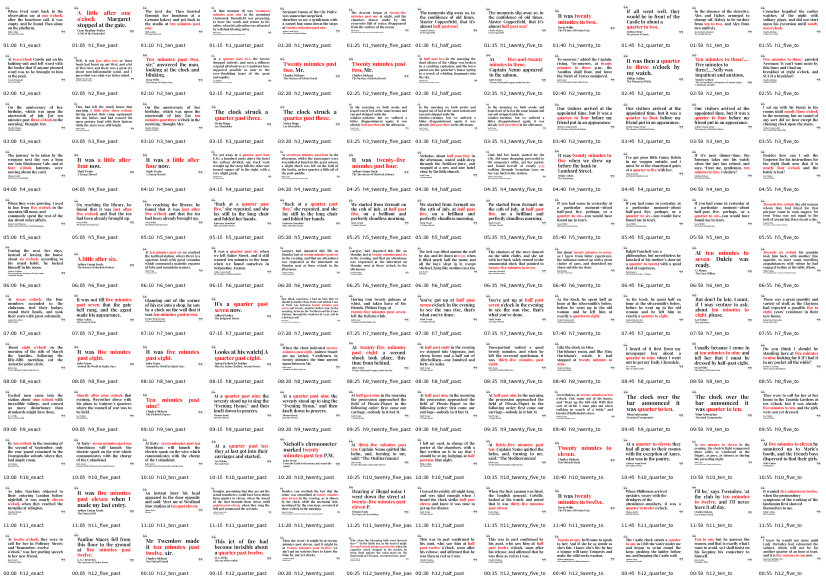
#> input picture assets/contact-sheet.png, 2478 x 1734 px (shown at 1/3 size)
$ python -i photo.py   (imports and definitions only)
#> lines starting #> are read from the running program, lines starting #| are printed output that depends on the picture
### idle_hours/render_quote/spec.py
"""What each theme module declares about itself (issue #335).

Every module under ``themes/`` ends with one ``SPEC``: a :class:`BorderSpec`
for a theme that paints a border round the shared quote layout, or a
:class:`FrameSpec` for one that composes its whole frame. ``registry`` collects
them into the dispatch tables ``render`` reads, so a theme is wired up by its
own module rather than by entries kept by hand elsewhere.

A spec carries dispatch only. A theme's colours, fonts and text flags stay in
``theme_tables``, because ``fonts``, ``layout`` and ``text`` read them from
below the theme modules.

Either kind of spec may also carry ``sleep``: a renderer
``sleep(time_str, width, height)`` for the theme's own quiet-hours frame.
``render_sleep_frame`` calls it in place of the bundled sleep quote; a theme
without one sleeps under that quote in its normal layout. It must return a
finished, on-palette frame of the requested size, and like every frame it is
byte-identical across processes.
"""

from __future__ import annotations

from collections.abc import Callable
from dataclasses import dataclass
from typing import TYPE_CHECKING

if TYPE_CHECKING:
    from PIL import Image


@dataclass(frozen=True)
class BorderSpec:
    """A theme that paints a border, then lays the shared quote out over it.

    ``render`` paints a border once, after the quote is laid out (the
    *knockout pass*); layout only measures text, so nothing is lost by
    waiting. The source card and the static message paint it once on the bare
    page with ``paint``.

    ``paints_twice`` keeps the old first paint on the bare page ahead of the
    knockout pass, for a painter that does not reproduce its own output when
    run again over a painted page: that theme's look is the composite of the
    two paints, so dropping the first would change it (issue #361). It is a
    recorded quirk, not a feature to opt into; ``TestPaintsTwice`` fails if a
    flag is missing or no longer changes anything.

    ``clear_rect_pad`` is ``(x, top, bottom)``: how far the knockout rect
    reaches past the quote and attribution block, wide enough that the
    theme's framing clears the body text. A theme with a pad gets that rect in
    the knockout pass as ``clear_rect`` (``None`` when the layout leaves no
    usable rect), plus ``time_str`` if it sets ``wants_time``. A theme without
    a pad is painted the same way both times.

    ``knockout`` replaces ``paint`` for the knockout pass, for a theme that
    needs more than one call there (say, repainting a ground pattern inside
    the rect). No live theme sets it today.

    ``debug_label_inset`` pushes the debug-mode "DEBUG MODE" banner inward,
    measured from the right canvas edge, for a border that paints a graphic
    in the banner's top-right y=14-29 band. Leave it ``None`` when the border
    clears that band; ``test_debug_label_does_not_clip_border`` catches a
    missing inset.
    """

    themes: tuple[str, ...]
    paint: Callable[..., None]
    clear_rect_pad: tuple[int, int, int] | None = None
    wants_time: bool = False
    knockout: Callable[..., None] | None = None
    debug_label_inset: int | None = None
    paints_twice: bool = False
    sleep: Callable[..., Image.Image] | None = None

    # [15 lines left out: functions __post_init__, paint_knockout, not called in this run]


@dataclass(frozen=True)
class FrameSpec:
    """A theme that composes its whole frame: ``render(time_str, row, width, height)``.

    ``sleep`` is the theme's own sleep frame (see the module docstring).
    """

    themes: tuple[str, ...]
    render: Callable[..., Image.Image]
    sleep: Callable[..., Image.Image] | None = None

    def __post_init__(self) -> None:
        if not self.themes:
            raise ValueError("a FrameSpec must name at least one theme")

### idle_hours/render_quote/themes/photo.py
"""The ``photo`` theme's frame and the code only it uses.

Design notes: ``docs/themes.md``.
"""

from __future__ import annotations

import collections
import math
import os
import sys
from pathlib import Path

from PIL import Image, ImageChops, ImageDraw, ImageEnhance, ImageFilter, ImageOps

from idle_hours.path_resolution import PHOTO_PATH_ENV, resolve_input_path

from .._paths import BASE_DIR
from ..fonts import load_font, normalize_dashes, theme_font_candidates
from ..furniture import _row_digest, draw_centred_styled_lines, draw_truncated_centred_byline, paint_mount_card
from ..layout import fit_quote, strip_underscore_emphasis
from ..palette import (
    SPECTRA6,
    SPECTRA6_PALETTE,
    BAYER_8x8,
    _load_dithered_plate,
    dither_image_to_palette,
    gray_pixel_access,
    pixel_access,
    snap_image_to_palette,
)
from ..primitives import _flow_stroke_hash
from ..spec import FrameSpec

# ---------------------------------------------------------------------------
# photo — the operator's own picture (``IDLE_HOURS_PHOTO_PATH``), conditioned,
# dithered to six inks and captioned on a card placed where it covers least.
# Every failure degrades to the bundled plate. Design notes: docs/themes.md § photo.

# The picture shown when nothing is configured or the configured source
# cannot be read: a coast with a lighthouse (scripts/generate_photo_plate.py).
# It is deliberately not ``autochrome``'s garden, which this theme borrowed
# until the two read as one theme in the rotation. Dithered against all six
# inks, like an operator's photograph.
PHOTO_PLATE = BASE_DIR / "assets" / "photo_coast.png"

# Extensions attempted from a directory listing: an allowlist, because probing
# every file with Image.open is slow and a wider attack surface.
_PHOTO_SUFFIXES = frozenset({".jpg", ".jpeg", ".png", ".webp", ".bmp", ".gif", ".tif", ".tiff"})

# Bounded: a directory can hold thousands of files and each decoded 800x480
# frame is ~1.1 MB. The key includes caller-controlled geometry, so an
# unbounded cache would let /api/preview clients retain memory per size.
_PHOTO_CACHE: "collections.OrderedDict[tuple, tuple[Image.Image, tuple[int, int, int, int]]]" = (
    collections.OrderedDict())
_PHOTO_CACHE_MAX = 6
# Decode cap: a 56 MP PNG costs ~212 MiB of RSS (~3.8 MiB per megapixel), so
# 40 MP bounds a non-draftable decode at ~150 MiB, which a 512 MB Pi survives
# alongside the main loop. JPEGs are drafted down first (see ``_photo_open``).
_PHOTO_MAX_PIXELS = 40_000_000
# Warnings latch per resolved source so a stale path does not write a line per
# render (SD-card wear) — the ``pick_quote._DEGRADED_WARNED`` pattern.
_PHOTO_WARNED: set = set()

# Conditioning targets, read off the shipped ``autochrome`` plate (chroma
# 0.163, mean luminance 0.671, spread 0.142), which dithers to a fine grain
# with white carrying the tone. They are ceilings: a gentler photograph is
# left alone.
#
# Chroma is ``(max - min) / 255`` per pixel, NOT HSV saturation, and that is
# load-bearing: ``ImageEnhance.Color`` blends toward grey, so it scales this
# quantity linearly and ``target / measured`` lands in one pass. HSV
# saturation is a ratio, and the same factor badly undershoots on dark colours.
_PHOTO_TARGET_CHROMA = 0.18
_PHOTO_TARGET_MEAN = 0.63
_PHOTO_SPREAD_CEILING = 0.22     # only compress contrast well above the reference
_PHOTO_MIN_CONTRAST = 0.75       # ...and never flatten it
_PHOTO_MEAN_TOLERANCE = 0.06
# A dark photograph is lifted only this far, and by a gamma curve rather than
# an offset. 0.63 is a high-key autochrome's brightness; forcing a deliberately
# dark scene up to it erases the scene, and doing it with an offset raises the
# black point so nothing in the frame stays dark (a forest at ~0.26 came out
# with its deepest shadow at 36% grey). Gamma pins 0 and 255 and moves the
# mid-tones, so shadows keep their structure.
_PHOTO_LIFT_TARGET = 0.50
_PHOTO_SOFT_FOCUS = 0.6

# How much a tonally-unusual region costs relative to a detailed one. At 0.5
# a smooth bright subject is about as expensive to cover as moderate
# texture, which is the balance that keeps the card off a sun without
# driving it onto foliage.
_PHOTO_SALIENCE_WEIGHT = 0.5
# How much the single worst cell under a candidate counts alongside its mean.
_PHOTO_PEAK_WEIGHT = 0.5

_PHOTO_CARD_W, _PHOTO_CARD_H = 312, 368
_PHOTO_CARD_MARGIN = 34
# Candidate card anchors, in the order ties are broken. Right-hand positions
# come first because a caption on the right is the conventional reading order
# for a picture-plus-text plate, so an image with no quiet region at all still
# lands somewhere deliberate.
_PHOTO_CARD_ANCHORS = ((1, 0.5), (0, 0.5), (1, 0.0), (0, 0.0), (1, 1.0), (0, 1.0))


# [55 lines left out: functions _photo_source, _photo_warn_once, _photo_candidates, _photo_for_row, not called in this run]


def _photo_measure(image: Image.Image) -> tuple[float, float, float]:
    """Mean chroma, mean luminance and luminance spread, each 0..1.

    Measured on a thumbnail: the numbers only steer a global correction, and
    walking every pixel of a 12-megapixel phone photo to compute them would
    cost more than the render. See ``_PHOTO_TARGET_CHROMA`` for why chroma is
    ``max - min`` rather than HSV saturation.
    """
    small = image.resize((64, 40), Image.Resampling.BILINEAR)
    pixels = small.width * small.height
    bands = small.split()
    lightest = ImageChops.lighter(ImageChops.lighter(bands[0], bands[1]), bands[2])
    darkest = ImageChops.darker(ImageChops.darker(bands[0], bands[1]), bands[2])
    chroma_hist = ImageChops.subtract(lightest, darkest).histogram()
    chroma = sum(i * n for i, n in enumerate(chroma_hist)) / pixels / 255.0
    value_hist = lightest.histogram()
    mean = sum(i * n for i, n in enumerate(value_hist)) / pixels / 255.0
    variance = sum(n * ((i / 255.0) - mean) ** 2 for i, n in enumerate(value_hist)) / pixels
    return chroma, mean, math.sqrt(variance)


# [34 lines left out: functions _photo_lift, _photo_cap_chroma, not called in this run]


def _photo_condition(image: Image.Image) -> Image.Image:
    """Pull an arbitrary photograph into the band that dithers to grain.

    The brightness target is decided from the source before anything moves it
    (the chroma correction makes a saturated photo measure dark). Order is
    chroma, then lift, then levels; levels never adds a positive offset, which
    would raise the black point. Chroma and contrast only ever reduce. Design
    notes: ``docs/themes.md`` § photo.
    """
    _, source_mean, _ = _photo_measure(image)
    if source_mean > _PHOTO_TARGET_MEAN + _PHOTO_MEAN_TOLERANCE:
        target = _PHOTO_TARGET_MEAN
    elif source_mean < _PHOTO_LIFT_TARGET - _PHOTO_MEAN_TOLERANCE:
        target = _PHOTO_LIFT_TARGET
    else:
        target = source_mean
    out = _photo_cap_chroma(image)
    for _ in range(3):
        _, mean, _ = _photo_measure(out)
        if mean >= target - _PHOTO_MEAN_TOLERANCE / 2:
            break
        out = _photo_cap_chroma(_photo_lift(out, target))
    _, mean, spread = _photo_measure(out)
    scale = 1.0
    if spread > _PHOTO_SPREAD_CEILING:
        scale = max(_PHOTO_MIN_CONTRAST, _PHOTO_SPREAD_CEILING / spread)
    dest = target if mean > target + _PHOTO_MEAN_TOLERANCE / 2 else mean
    if scale < 1.0 or dest != mean:
        offset = (dest - mean * scale) * 255.0
        if offset > 0:
            # Compressing contrast around the mean would add ``offset`` to
            # black too, undoing the lift's one guarantee on a high-contrast
            # night scene. Scale toward black instead and win the mean back
            # with the black-pinned gamma lift.
            out = out.point(lambda v, s=scale: int(round(v * s)))
            out = _photo_cap_chroma(_photo_lift(out, dest))
        else:
            out = out.point(lambda v, s=scale, o=offset: max(0, min(255, int(round(v * s + o)))))
    return out.filter(ImageFilter.GaussianBlur(_PHOTO_SOFT_FOCUS))


# [253 lines left out: functions _photo_cover_crop, _photo_open, photo_source_stamp, _photo_frame_for, _photo_fallback_frame, _photo_paint_coast_fallback and 4 more, not called in this run]


SPEC = FrameSpec(themes=("photo",), render=render_photo_frame)

>>> import cv2
>>> picture = cv2.imread('../../../assets/contact-sheet.png', cv2.IMREAD_GRAYSCALE)
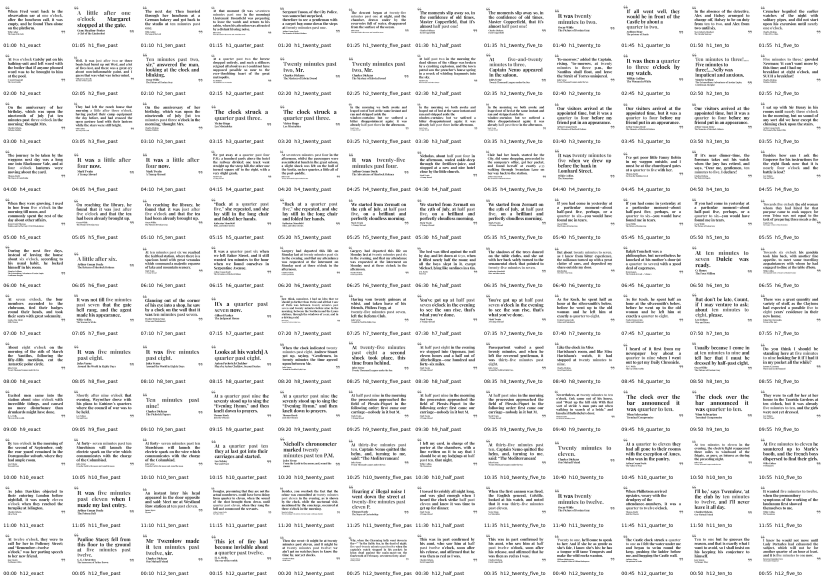
#> picture: shape (1734, 2478) (shown at 1/3 size); min 0, max 255, mean 236.3
#> (the run stopped early here; a loop or call above may not have finished)
